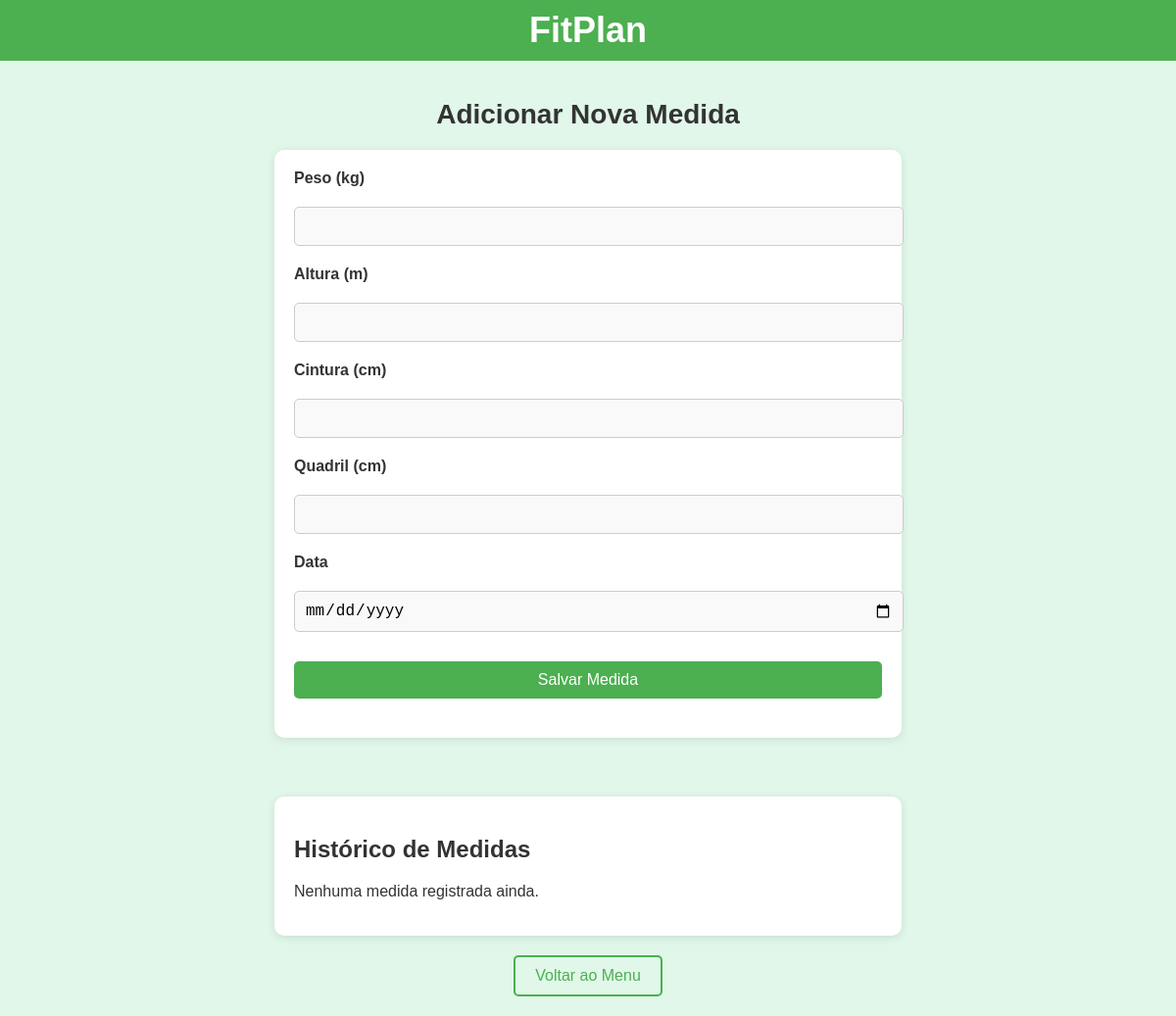
The page /medidas/ on the database as committed earlier.
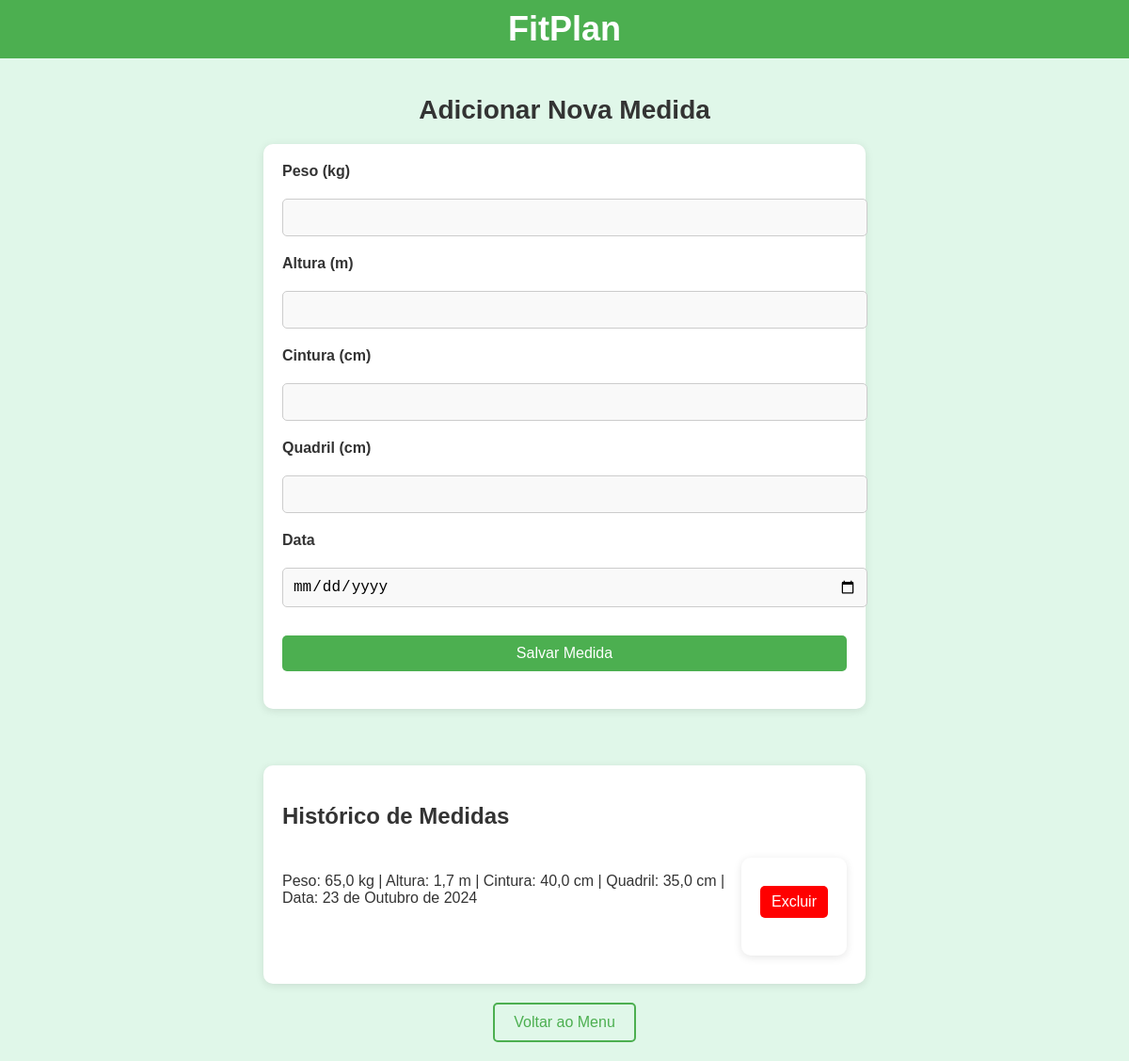
The same page on the database as committed later.
### app_fitplan/models.py (models this page shows, shortened)
class Medida(models.Model):
    peso = models.FloatField()
    altura = models.FloatField()
    cintura = models.FloatField()
    quadril = models.FloatField()
    data = models.DateField()

### app_fitplan/views.py (the view)
# urls.py: path('medidas/', views.medidas, name='medidas'),
def medidas(request):
    medidas = Medida.objects.all()
    return render(request, 'medidas.html', {'medidas': medidas})

### app_fitplan/templates/medidas.html (shortened to what this page needs)
<!DOCTYPE html>
<html lang="pt-br">
<head>
</head>
<body>
    <header>FitPlan</header>
    <div class="container">
        <h1>Adicionar Nova Medida</h1>
        <form method="post" enctype="multipart/form-data" action="/upload-medida/">
            <label for="peso">Peso (kg)</label>
            <input type="text" id="peso" name="peso" required>
            <label for="altura">Altura (m)</label>
            <input type="text" id="altura" name="altura" required>
            <label for="cintura">Cintura (cm)</label>
            <input type="text" id="cintura" name="cintura" required>
            <label for="quadril">Quadril (cm)</label>
            <input type="text" id="quadril" name="quadril" required>
            <label for="data">Data</label>
            <input type="date" id="data" name="data" required>
            <button type="submit">Salvar Medida</button>
        </form>
        <div class="historico-medidas">
            <h2>Histórico de Medidas</h2>
            {% if medidas %}
                {% for medida in medidas %}
                <div class="medida-item">
                    <div class="medida-detalhes">
                        <p>Peso: {{ medida.peso }} kg | Altura: {{ medida.altura }} m | Cintura: {{ medida.cintura }} cm | Quadril: {{ medida.quadril }} cm | Data: {{ medida.data }}</p>
                    </div>
                    <div class="medida-excluir">
                        <form action="{% url 'excluir_medida' medida.id %}" method="post">
                            <button type="submit">Excluir</button>
                        </form>
                    </div>
                </div>
                {% endfor %}
            {% else %}
                <p>Nenhuma medida registrada ainda.</p>
            {% endif %}
        </div>
        <a href="/menu/" class="btn-voltar">Voltar ao Menu</a>
    </div>
</body>
</html>

Rows that differ between the two databases and show on the page:
added Medida: peso "65,0", altura "1,7", cintura "40,0", quadril "35,0", data "23 de Outubro de 2024"
Other text that changed with them:
text no longer shown: "Nenhuma medida registrada ainda."
